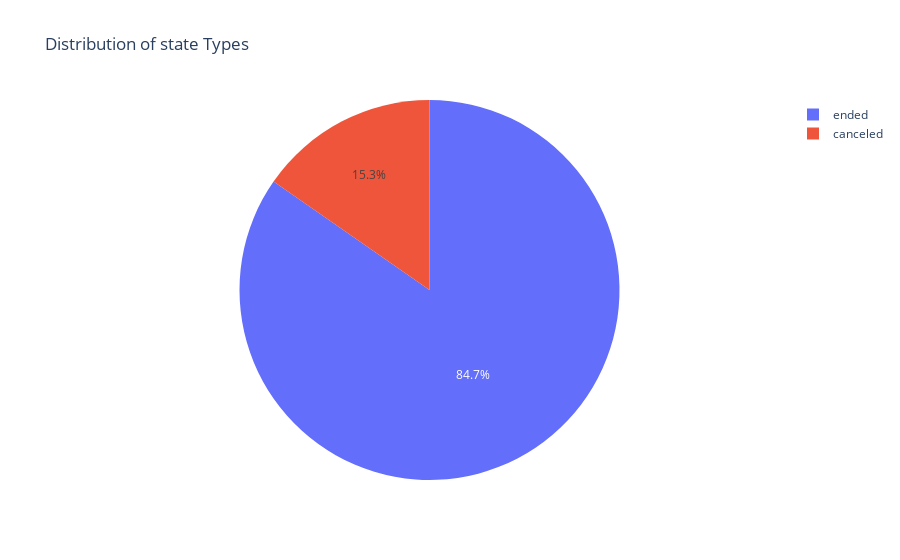

The notebook cell saved with this chart:
### Code cell
# Create a pie chart using Plotly Express
fig = px.pie(
    names=state_type_counts.index,
    values=state_type_counts.values,
    title='Distribution of state Types',
)

fig.show()

### Figure 1 — Plotly figure (JSON) as saved in the notebook; plotly's stock layout.template omitted (floating-point values rounded to 4 significant figures)
{"data": [{"domain": {"x": [0, 1], "y": [0, 1]}, "hovertemplate": "label=%{label}<br>value=%{value}<extra></extra>", "labels": ["ended", "canceled"], "legendgroup": "", "name": "", "showlegend": true, "type": "pie", "values": [18045, 3265]}], "layout": {"legend": {"tracegroupgap": 0}, "title": {"text": "Distribution of state Types"}}}
